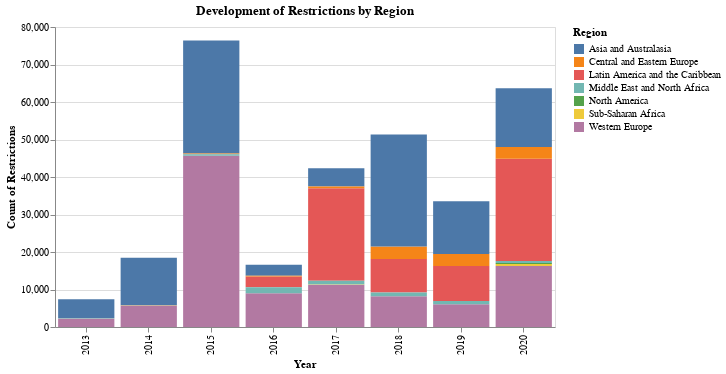

Source (notebook cell):
### Code cell
# plot according to Regions
alt.Chart(new_df,width=500, height=300).mark_bar().encode(
    x='Year:O',
     y=alt.Y('sum(Restrictions)', axis=alt.Axis(title='Count of Restrictions')),
    color='Region'
).properties(
    title='Development of Restrictions by Region',
)

##leave out

### Figure 1 — Vega-Lite specification as saved in the notebook (floating-point values rounded to 4 significant figures; data arrays with more than 128 entries replaced by an {"elided": "..."} marker saying what was removed)
{"config": {"view": {"continuousWidth": 400, "continuousHeight": 300}}, "data": {"name": "data-b3060616683dcd31796f633ffb820295"}, "mark": "bar", "encoding": {"color": {"type": "nominal", "field": "Region"}, "x": {"type": "ordinal", "field": "Year"}, "y": {"type": "quantitative", "aggregate": "sum", "axis": {"title": "Count of Restrictions"}, "field": "Restrictions"}}, "height": 300, "title": "Development of Restrictions by Region", "width": 500, "$schema": "https://vega.github.io/schema/vega-lite/v4.8.1.json", "datasets": {"data-b3060616683dcd31796f633ffb820295": {"elided": "690 records"}}}
